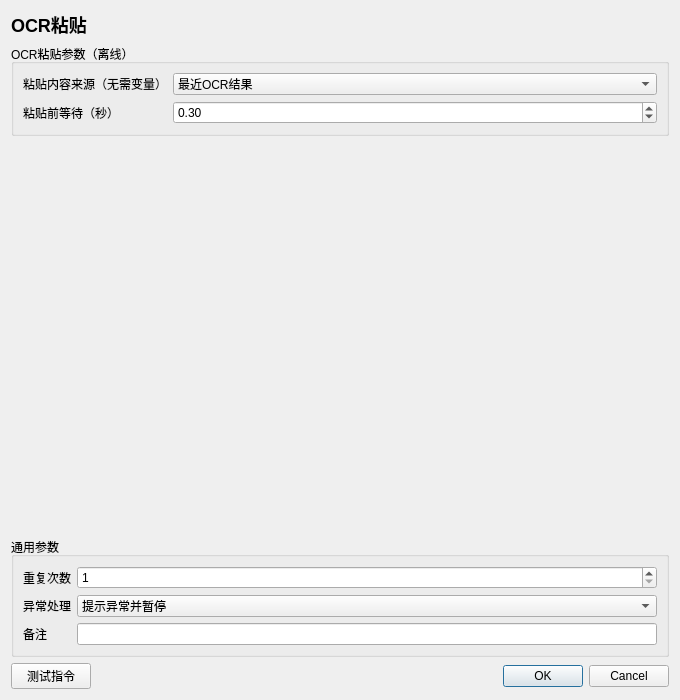
<?xml version='1.0' encoding='utf-8'?>
<ui version="4.0">
  <class>InstructionEditor</class>
  <widget class="QDialog" name="InstructionEditor">
    <property name="geometry">
      <rect>
        <x>0</x>
        <y>0</y>
        <width>680</width>
        <height>700</height>
      </rect>
    </property>
    <property name="minimumSize">
      <size>
        <width>560</width>
        <height>480</height>
      </size>
    </property>
    <property name="windowTitle">
      <string>OCR粘贴</string>
    </property>
    <layout class="QVBoxLayout" name="rootLayout">
      <item>
        <widget class="QLabel" name="titleLabel">
          <property name="text">
            <string>OCR粘贴</string>
          </property>
          <property name="styleSheet">
            <string>font-size: 18px; font-weight: 600;</string>
          </property>
        </widget>
      </item>
      <item>
        <widget class="QGroupBox" name="parameterGroupBox">
          <property name="title">
            <string>OCR粘贴参数（离线）</string>
          </property>
          <layout class="QFormLayout" name="parameterFormLayout">
            <item row="0" column="0">
              <widget class="QLabel" name="parameterLabel_0">
                <property name="text">
                  <string>粘贴内容来源（无需变量）</string>
                </property>
              </widget>
            </item>
            <item row="0" column="1">
              <widget class="QWidget" name="parameterContainer_0">
                <layout class="QHBoxLayout" name="parameterLayout_0">
                  <property name="leftMargin">
                    <number>0</number>
                  </property>
                  <property name="topMargin">
                    <number>0</number>
                  </property>
                  <property name="rightMargin">
                    <number>0</number>
                  </property>
                  <property name="bottomMargin">
                    <number>0</number>
                  </property>
                  <item>
                    <widget class="QComboBox" name="parameter_0">
                      <item>
                        <property name="text">
                          <string>最近OCR结果</string>
                        </property>
                      </item>
                      <item>
                        <property name="text">
                          <string>剪贴板</string>
                        </property>
                      </item>
                      <property name="currentIndex">
                        <number>0</number>
                      </property>
                    </widget>
                  </item>
                </layout>
              </widget>
            </item>
            <item row="1" column="0">
              <widget class="QLabel" name="parameterLabel_1">
                <property name="text">
                  <string>粘贴前等待（秒）</string>
                </property>
              </widget>
            </item>
            <item row="1" column="1">
              <widget class="QWidget" name="parameterContainer_1">
                <layout class="QHBoxLayout" name="parameterLayout_1">
                  <property name="leftMargin">
                    <number>0</number>
                  </property>
                  <property name="topMargin">
                    <number>0</number>
                  </property>
                  <property name="rightMargin">
                    <number>0</number>
                  </property>
                  <property name="bottomMargin">
                    <number>0</number>
                  </property>
                  <item>
                    <widget class="QDoubleSpinBox" name="parameter_1">
                      <property name="minimum">
                        <double>0</double>
                      </property>
                      <property name="maximum">
                        <double>60</double>
                      </property>
                      <property name="value">
                        <double>0.3</double>
                      </property>
                      <property name="decimals">
                        <number>2</number>
                      </property>
                    </widget>
                  </item>
                </layout>
              </widget>
            </item>
          </layout>
        </widget>
      </item>
      <item>
        <spacer name="verticalSpacer">
          <property name="orientation">
            <enum>Qt::Vertical</enum>
          </property>
          <property name="sizeHint" stdset="0">
            <size>
              <width>20</width>
              <height>20</height>
            </size>
          </property>
        </spacer>
      </item>
      <item>
        <widget class="QGroupBox" name="commonGroupBox">
          <property name="title">
            <string>通用参数</string>
          </property>
          <layout class="QFormLayout" name="commonFormLayout">
            <item row="0" column="0">
              <widget class="QLabel" name="repeatLabel">
                <property name="text">
                  <string>重复次数</string>
                </property>
              </widget>
            </item>
            <item row="0" column="1">
              <widget class="QSpinBox" name="repeatSpinBox">
                <property name="minimum">
                  <number>1</number>
                </property>
                <property name="maximum">
                  <number>999999</number>
                </property>
                <property name="value">
                  <number>1</number>
                </property>
              </widget>
            </item>
            <item row="1" column="0">
              <widget class="QLabel" name="errorPolicyLabel">
                <property name="text">
                  <string>异常处理</string>
                </property>
              </widget>
            </item>
            <item row="1" column="1">
              <widget class="QComboBox" name="errorPolicyComboBox">
                <item>
                  <property name="text">
                    <string>自动跳过</string>
                  </property>
                </item>
                <item>
                  <property name="text">
                    <string>提示异常并暂停</string>
                  </property>
                </item>
                <item>
                  <property name="text">
                    <string>提示异常并停止</string>
                  </property>
                </item>
                <property name="currentIndex">
                  <number>1</number>
                </property>
              </widget>
            </item>
            <item row="2" column="0">
              <widget class="QLabel" name="noteLabel">
                <property name="text">
                  <string>备注</string>
                </property>
              </widget>
            </item>
            <item row="2" column="1">
              <widget class="QLineEdit" name="noteEdit" />
            </item>
          </layout>
        </widget>
      </item>
      <item>
        <layout class="QHBoxLayout" name="footerLayout">
          <item>
            <widget class="QPushButton" name="testButton">
              <property name="text">
                <string>测试指令</string>
              </property>
            </widget>
          </item>
          <item>
            <spacer name="footerSpacer">
              <property name="orientation">
                <enum>Qt::Horizontal</enum>
              </property>
              <property name="sizeHint" stdset="0">
                <size>
                  <width>40</width>
                  <height>20</height>
                </size>
              </property>
            </spacer>
          </item>
          <item>
            <widget class="QDialogButtonBox" name="buttonBox">
              <property name="standardButtons">
                <set>QDialogButtonBox::Cancel|QDialogButtonBox::Ok</set>
              </property>
            </widget>
          </item>
        </layout>
      </item>
    </layout>
  </widget>
  <resources />
  <connections />
</ui>
